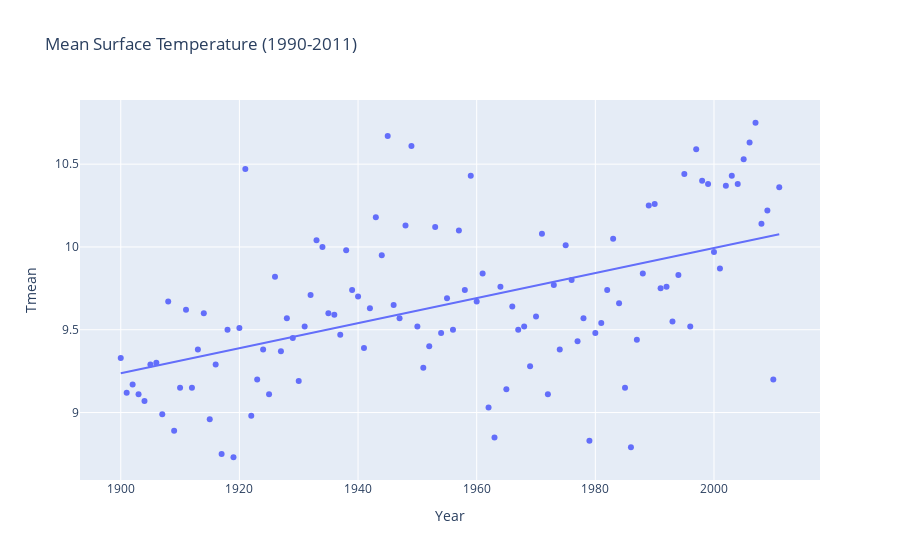

Source (notebook cell):
### Code cell
fig1 = px.scatter(df, x = 'Year', y = 'Tmean', title='Mean Surface Temperature (1990-2011)', trendline="ols")
fig1.show()
